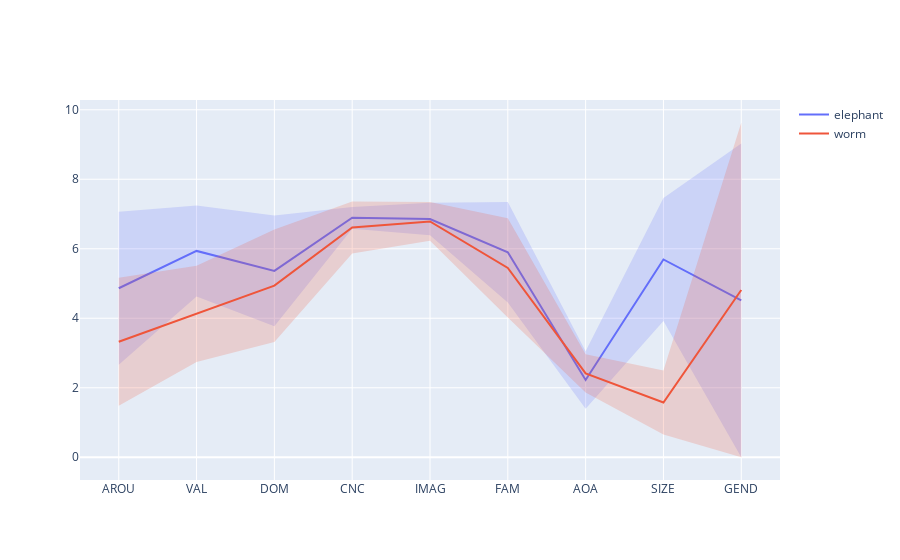

Notebook cell for this chart:
### Markdown cell above
> Experimenting some words visualization:

### Code cell
fig_dog = viz_GlasgowR(['elephant','worm'], glasgow)
fig_dog

### Figure 1 — Plotly figure (JSON) as saved in the notebook; plotly's stock layout.template omitted (floating-point values rounded to 4 significant figures)
{"data": [{"line": {"color": "#636EFA"}, "mode": "lines", "name": "elephant", "showlegend": true, "type": "scatter", "x": [1, 2, 3, 4, 5, 6, 7, 8, 9], "y": [4.864, 5.938, 5.364, 6.891, 6.857, 5.9, 2.224, 5.692, 4.516]}, {"fill": "toself", "fillcolor": "rgba(99, 110, 250, 0.2)", "hoverinfo": "skip", "line": {"color": "rgba(255,255,255,0)"}, "showlegend": false, "type": "scatter", "x": [1, 2, 3, 4, 5, 6, 7, 8, 9, 9, 8, 7, 6, 5, 4, 3, 2, 1], "y": [7.065, 7.248, 6.956, 7.203, 7.324, 7.346, 3.049, 7.463, 9.032, 0, 3.921, 1.399, 4.454, 6.39, 6.579, 3.772, 4.628, 2.663]}, {"line": {"color": "#EF553B"}, "mode": "lines", "name": "worm", "showlegend": true, "type": "scatter", "x": [1, 2, 3, 4, 5, 6, 7, 8, 9], "y": [3.324, 4.125, 4.938, 6.613, 6.786, 5.448, 2.412, 1.576, 4.813]}, {"fill": "toself", "fillcolor": "rgba(239, 85, 59, 0.2)", "hoverinfo": "skip", "line": {"color": "rgba(255,255,255,0)"}, "showlegend": false, "type": "scatter", "x": [1, 2, 3, 4, 5, 6, 7, 8, 9, 9, 8, 7, 6, 5, 4, 3, 2, 1], "y": [5.167, 5.511, 6.557, 7.361, 7.344, 6.876, 2.961, 2.498, 9.626, 0, 0.654, 1.863, 4.02, 6.228, 5.865, 3.319, 2.739, 1.481]}], "layout": {"xaxis": {"tickmode": "array", "ticktext": ["AROU", "VAL", "DOM", "CNC", "IMAG", "FAM", "AOA", "SIZE", "GEND"], "tickvals": [1, 2, 3, 4, 5, 6, 7, 8, 9]}}}
